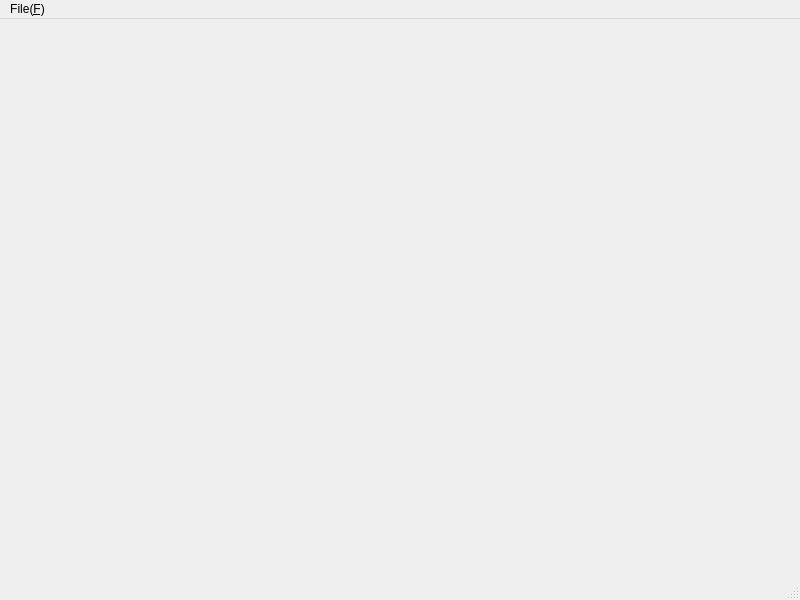
<?xml version="1.0" encoding="UTF-8"?>
<ui version="4.0">
 <class>next</class>
 <widget class="QMainWindow" name="next">
  <property name="geometry">
   <rect>
    <x>0</x>
    <y>0</y>
    <width>800</width>
    <height>600</height>
   </rect>
  </property>
  <property name="windowTitle">
   <string>next</string>
  </property>
  <widget class="QWidget" name="centralwidget">
   <layout class="QVBoxLayout" name="verticalLayoutMain">
    <property name="spacing">
     <number>0</number>
    </property>
    <property name="leftMargin">
     <number>0</number>
    </property>
    <property name="topMargin">
     <number>0</number>
    </property>
    <property name="rightMargin">
     <number>0</number>
    </property>
    <property name="bottomMargin">
     <number>0</number>
    </property>
    <item>
     <widget class="QWidget" name="widgetTop" native="true">
      <property name="sizePolicy">
       <sizepolicy hsizetype="Preferred" vsizetype="Fixed">
        <horstretch>0</horstretch>
        <verstretch>0</verstretch>
       </sizepolicy>
      </property>
      <property name="minimumSize">
       <size>
        <width>0</width>
        <height>50</height>
       </size>
      </property>
      <property name="maximumSize">
       <size>
        <width>16777215</width>
        <height>50</height>
       </size>
      </property>
     </widget>
    </item>
    <item>
     <widget class="QWidget" name="widgetCenter" native="true">
      <layout class="QGridLayout" name="gridLayoutCenter">
       <property name="leftMargin">
        <number>0</number>
       </property>
       <property name="topMargin">
        <number>0</number>
       </property>
       <property name="rightMargin">
        <number>0</number>
       </property>
       <property name="bottomMargin">
        <number>0</number>
       </property>
       <property name="spacing">
        <number>0</number>
       </property>
       <item row="0" column="0">
        <layout class="QVBoxLayout" name="verticalLayoutCenter">
         <property name="spacing">
          <number>0</number>
         </property>
         <item>
          <spacer name="verticalSpacerTop">
           <property name="orientation">
            <enum>Qt::Vertical</enum>
           </property>
           <property name="sizeType">
            <enum>QSizePolicy::Preferred</enum>
           </property>
           <property name="sizeHint" stdset="0">
            <size>
             <width>20</width>
             <height>40</height>
            </size>
           </property>
          </spacer>
         </item>
         <item>
          <layout class="QHBoxLayout" name="horizontalLayoutCenter">
           <property name="spacing">
            <number>0</number>
           </property>
           <item>
            <spacer name="horizontalSpacerLeft">
             <property name="orientation">
              <enum>Qt::Horizontal</enum>
             </property>
             <property name="sizeType">
              <enum>QSizePolicy::Preferred</enum>
             </property>
             <property name="sizeHint" stdset="0">
              <size>
               <width>40</width>
               <height>20</height>
              </size>
             </property>
            </spacer>
           </item>
           <item>
            <widget class="ImageCanvas" name="labelDisplayedImage">
             <property name="sizePolicy">
              <sizepolicy hsizetype="Preferred" vsizetype="Preferred">
               <horstretch>0</horstretch>
               <verstretch>0</verstretch>
              </sizepolicy>
             </property>
             <property name="text">
              <string/>
             </property>
             <property name="alignment">
              <set>Qt::AlignCenter</set>
             </property>
            </widget>
           </item>
           <item>
            <spacer name="horizontalSpacerRight">
             <property name="orientation">
              <enum>Qt::Horizontal</enum>
             </property>
             <property name="sizeType">
              <enum>QSizePolicy::Preferred</enum>
             </property>
             <property name="sizeHint" stdset="0">
              <size>
               <width>40</width>
               <height>20</height>
              </size>
             </property>
            </spacer>
           </item>
          </layout>
         </item>
         <item>
          <spacer name="verticalSpacerBottom">
           <property name="orientation">
            <enum>Qt::Vertical</enum>
           </property>
           <property name="sizeType">
            <enum>QSizePolicy::Preferred</enum>
           </property>
           <property name="sizeHint" stdset="0">
            <size>
             <width>20</width>
             <height>40</height>
            </size>
           </property>
          </spacer>
         </item>
        </layout>
       </item>
      </layout>
     </widget>
    </item>
    <item>
     <widget class="QWidget" name="widgetBottom" native="true">
      <property name="sizePolicy">
       <sizepolicy hsizetype="Preferred" vsizetype="Fixed">
        <horstretch>0</horstretch>
        <verstretch>0</verstretch>
       </sizepolicy>
      </property>
      <property name="minimumSize">
       <size>
        <width>0</width>
        <height>100</height>
       </size>
      </property>
      <property name="maximumSize">
       <size>
        <width>16777215</width>
        <height>100</height>
       </size>
      </property>
     </widget>
    </item>
   </layout>
  </widget>
  <widget class="QMenuBar" name="menubar">
   <property name="geometry">
    <rect>
     <x>0</x>
     <y>0</y>
     <width>800</width>
     <height>24</height>
    </rect>
   </property>
   <widget class="QMenu" name="menuFile">
    <property name="title">
     <string>File(&amp;F)</string>
    </property>
    <addaction name="actionOpen"/>
    <addaction name="actionOpenDir"/>
   </widget>
   <addaction name="menuFile"/>
  </widget>
  <widget class="QStatusBar" name="statusbar"/>
  <action name="actionOpen">
   <property name="text">
    <string>Open</string>
   </property>
  </action>
  <action name="actionOpenDir">
   <property name="text">
    <string>Open Dir</string>
   </property>
  </action>
 </widget>
 <customwidgets>
  <customwidget>
   <class>ImageCanvas</class>
   <extends>QLabel</extends>
   <header>imagecanvas.h</header>
  </customwidget>
 </customwidgets>
 <resources/>
 <connections/>
</ui>
